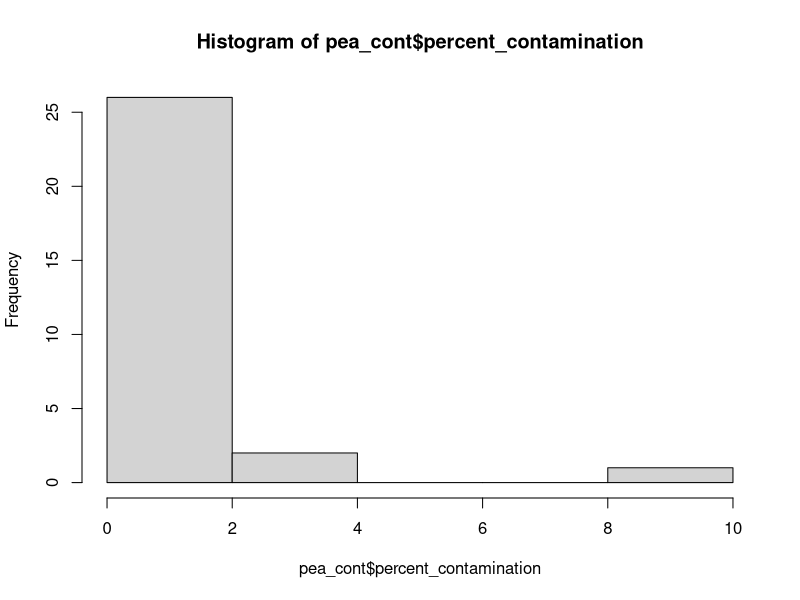
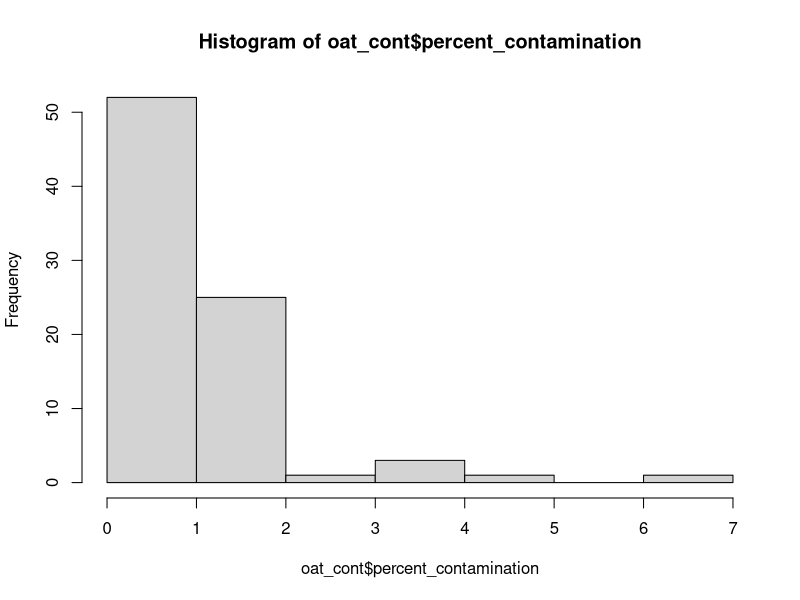
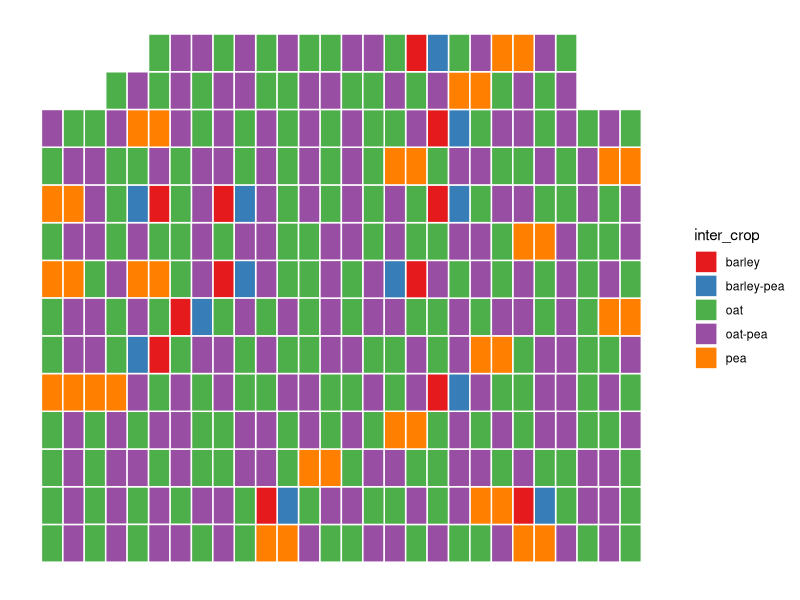

R code for these plots, in order:



library(readxl)
library(readr)
library(tidyverse)
harvest_order_6565 <- read_csv("data/harvest_order_6565.csv") %>% 
  select(plot_name,harvest_order,plot_number)

Cornell_WinterOatPeaIntercrop_2024_Ithaca <- read_csv("data/Cornell_WinterOatPeaIntercrop_2024_Ithaca.csv")

Cornell_WinterOatPeaIntercrop_2024_Ithaca_plot_meta <- read_excel("data/Cornell_WinterOatPeaIntercrop_2024_Ithaca_plot_meta.xlsx")



colnames(Cornell_WinterOatPeaIntercrop_2024_Ithaca)


df <- Cornell_WinterOatPeaIntercrop_2024_Ithaca %>% 
  
  filter(germplasmName != "Winter Hayden") %>%  # remove winter hayden, it was not planted, plots are pea only

  filter(observationLevel == "plot") %>% 
  select(observationUnitName,`Pea grain weight - g|COMP:0000009`,`Grain weight - g|CO_350:0005123`) %>% 
  left_join(harvest_order_6565, by = join_by("observationUnitName" == "plot_name")) %>% 
  left_join(Cornell_WinterOatPeaIntercrop_2024_Ithaca_plot_meta, by = join_by("observationUnitName" == "plot_name") ) %>% 
  filter (inter_crop %in% c("oat","pea", "oat-pea")) %>% 
  select(observationUnitName,`Pea grain weight - g|COMP:0000009`, `Grain weight - g|CO_350:0005123`,harvest_order,plot_number,inter_crop) %>% 
  arrange(harvest_order)


prior_crop <- df %>% 
  mutate(prior_harvest = harvest_order + 1) %>% 
  select(inter_crop, prior_harvest) %>% 
  rename("prior_crop" = "inter_crop")

##### oat in pea #####
pea_cont <- df %>% 
  left_join(prior_crop, by = join_by("harvest_order" == "prior_harvest"), keep = TRUE) %>% 
  filter(inter_crop != "oat-pea") %>% 
  filter(inter_crop == "pea") %>% 
  filter(!is.na(prior_crop)) %>% 
  filter(inter_crop != prior_crop) %>% 
  replace(is.na(.), 0) %>% 
  mutate(percent_contamination = (`Grain weight - g|CO_350:0005123`/ `Pea grain weight - g|COMP:0000009`)*100)

hist(pea_cont$percent_contamination)                

mean(pea_cont$percent_contamination)
  


##### pea in oat #####
oat_cont <- df %>% 
  left_join(prior_crop, by = join_by("harvest_order" == "prior_harvest"), keep = TRUE) %>% 
  filter(inter_crop != "oat-pea") %>% 
  filter(inter_crop == "oat") %>% 
  filter(!is.na(prior_crop)) %>% 
  filter(inter_crop != prior_crop) %>% 
  replace(is.na(.), 0) %>% 
  mutate(percent_contamination = (`Pea grain weight - g|COMP:0000009` / `Grain weight - g|CO_350:0005123`)*100) 

hist(oat_cont$percent_contamination)                

mean(oat_cont$percent_contamination)


##############

map <- Cornell_WinterOatPeaIntercrop_2024_Ithaca  %>% 
  filter(observationLevel == "plot") %>% 
  left_join(Cornell_WinterOatPeaIntercrop_2024_Ithaca_plot_meta, by = join_by("observationUnitName" == "plot_name") )%>% 
  select(colNumber,rowNumber,observationUnitName,inter_crop)
  
library(RColorBrewer) 
map %>% 
  ggplot(aes(x=colNumber,y=rowNumber,fill= inter_crop))+
  geom_tile(color = "white",
            lwd = 0.5,
            linetype = 1)+
  xlab("")+
  ylab("")+
  scale_fill_brewer(palette="Set1")+
  theme_classic()+
  theme(axis.title.y=element_blank(),
        axis.text.y=element_blank(),
        axis.ticks.y=element_blank(),
        axis.title.x=element_blank(),
        axis.text.x=element_blank(),
        axis.ticks.x=element_blank(),
        axis.line=element_blank())



                                  